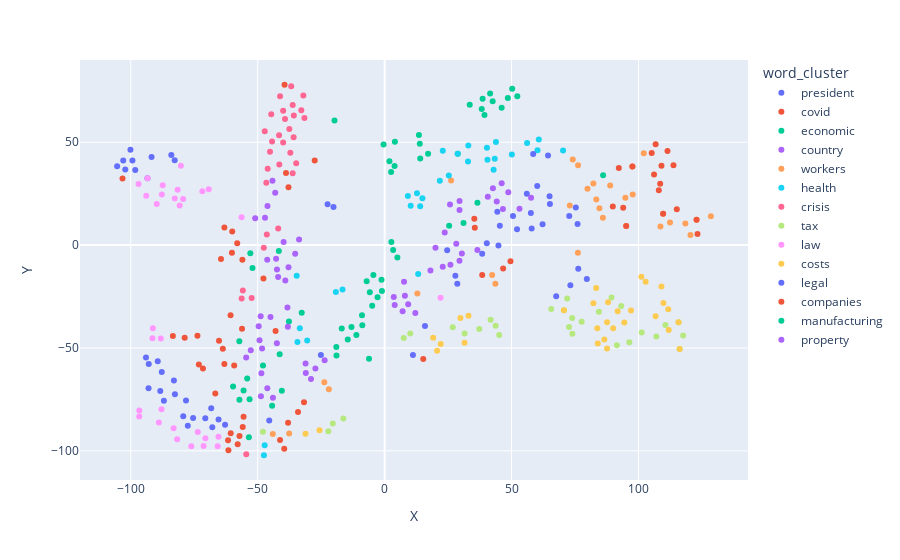

Notebook code cell kept with this figure:
### Markdown cell above
### Graph visualization for the third model

### Code cell
model3_word_cluster_plot = px.scatter(model3_word_embeddings_dataframe,
                                      x='X', y='Y', color=model3_word_embeddings_dataframe.word_cluster,
                                      labels={'color': 'word'}, hover_data=["word"])
model3_word_cluster_plot

### Figure 1 — Plotly figure (JSON) as saved in the notebook; plotly's stock layout.template omitted (floating-point values rounded to 4 significant figures)
{"data": [{"customdata": [["the_president"], ["court"], ["chamber"], ["eighth"], ["79a/2020"], ["the_alarm_state"], ["59a/2020"], ["the_republic"], ["dated"], ["republic"], ["12339/404/"], ["rectification"], ["2nd"], ["17"], ["the_general_court"], ["23"], ["the_charter"], ["individual_concern_article"], ["grand"], ["27"], ["24"], ["inpost_s.a._c432/19_p)_v_european_commission"], ["legislative"], ["13th"], ["bmc"], ["declares"], ["the_contained_use"], ["grandducal_regulation"], ["the_trade_register"], ["8"]], "hovertemplate": "word_cluster=president<br>X=%{x}<br>Y=%{y}<br>word=%{customdata[0]}<extra></extra>", "legendgroup": "president", "marker": {"color": "#636efa", "symbol": "circle"}, "mode": "markers", "name": "president", "orientation": "v", "showlegend": true, "type": "scatter", "x": [-22.46, -100.1, -91.79, -89.35, -86.93, -78.23, -77.51, -82.67, -92.89, -84.01, -75.42, -79.3, -93.99, -102.1, -20.13, -105.3, -88.36, -62.84, -87.77, -98.21, -99.32, -65.39, -93.39, -82.59, -70.63, -92.98, -68.29, -82.98, -67.86, -102.9], "xaxis": "x", "y": [19.82, 46.4, 42.85, -56.49, -75.63, -75.48, -87.83, 41.28, -57.8, 43.78, -84.05, -83.21, -54.64, 36.7, 18.52, 38.37, -70.86, -87.24, -61.66, 36.52, 41.06, -84.69, 32.44, -72.51, -84.08, -69.54, -79.29, -65.77, -88.5, 41.07], "yaxis": "y"}, {"customdata": [["the_covid19_crisis'_com2020"], ["anticrisis"], ["shield"], ["20.03.2020"], ["233_final_2020/0113_cod"], ["the_emergency_measures"], ["million.the_scheme"], ["the_governments"], ["the_coronavirus"], ["2021/267"], ["19"], ["the_legislative_act_20_march_2020_urgent_measures"], ["outbreak"], ["irreversible"], ["an_emergency_situation"], ["1552/201"], ["the_intervention_measures"], ["the_package"], ["certain_measures"], ["unemployment_risks"], ["covid19_mutation"], ["5.0"], ["open_assembly_ban"], ["the_temporary_antiepidemic_measures"], ["the_covid19_pandemic'_com2020"], ["urgent_measures"], ["the_negative_economic_and_social_consequences"], ["a_followup"], ["the_initial_adhoc_regulation"], ["the_legislative_act"]], "hovertemplate": "word_cluster=covid<br>X=%{x}<br>Y=%{y}<br>word=%{customdata[0]}<extra></extra>", "legendgroup": "covid", "marker": {"color": "#EF553B", "symbol": "circle"}, "mode": "markers", "name": "covid", "orientation": "v", "showlegend": true, "type": "scatter", "x": [-59.25, -60.02, -63.11, -83.4, -57.15, -60.67, -61.66, -60.13, -38.85, -64.45, -103.2, -63.71, -39.4, -60.61, -47.72, -73.71, -56.01, -58.05, -56.16, -37.85, -57.87, -66.69, -55.88, -55.55, -63.11, -65.22, -61.51, -71.55, -73.16, -78.75], "xaxis": "x", "y": [-58.46, 6.655, 8.516, -44.21, -92.77, -34.09, -94.81, -3.753, 35.04, -6.751, 32.32, -50.31, 77.93, -91.39, -16.28, -44.03, -7.134, 0.9281, -40.64, 28.1, -96.82, -72.08, -88.36, -83.38, -57.72, -46.45, -99.72, -60.01, -58.07, -44.97], "yaxis": "y"}, {"customdata": [["hardship"], ["impacts"], ["oversight"], ["complications"], ["policy"], ["stock"], ["ship"], ["committee"], ["insurances"], ["several_measures"], ["the_coronavirus_pandemic"], ["the_health_crisis_situation"], ["actions"], ["plans"], ["the_virus_outbreak"], ["policies"], ["welfare"], ["the_economic_and_social_impacts"], ["governments"], ["stabilization"], ["economic_activities"], ["its"], ["downs"], ["particularly"], ["society"], ["exclusion"], ["distancing"], ["channels"], ["main"], ["third"]], "hovertemplate": "word_cluster=economic<br>X=%{x}<br>Y=%{y}<br>word=%{customdata[0]}<extra></extra>", "legendgroup": "economic", "marker": {"color": "#00cc96", "symbol": "circle"}, "mode": "markers", "name": "economic", "orientation": "v", "showlegend": true, "type": "scatter", "x": [-6.143, -52.88, -53.19, -53.46, 13.86, -32.65, -55.54, 13.51, 3.349, -52.02, -41.66, -54.12, 3.933, 2.568, -47.9, 17.13, 14.04, -57.22, 1.901, -59.69, -37.68, -19.73, -57.18, 86.07, 28.8, 5.03, 2.664, -41.33, 4.054, -0.4114], "xaxis": "x", "y": [-55.28, -3.919, -74.9, -93.31, 49.32, -32.84, -70.7, 53.45, -2.382, -11.13, -2.841, -64.84, 38.49, 35.57, -58.55, 44.45, 42.07, -46.72, 40.71, -68.73, -37.11, 60.56, -75.14, 33.99, 44.4, -6.071, 1.53, -52.99, 50.23, 48.94], "yaxis": "y"}, {"customdata": [["the_decline"], ["the_commerce_sector"], ["covid19_crisis"], ["uk"], ["the_covid19_emergency"], ["the_emergency"], ["social_services"], ["remote_working"], ["epidemiological"], ["minimizing"], ["the_wake"], ["inappropriate"], ["free_movement"], ["minimise"], ["finland"], ["the_plant"], ["character"], ["launching"], ["developments"], ["economic_activities"], ["existing_legislation"], ["laws"], ["covid19_pandemic"], ["their_economies"], ["covid19_infection"], ["slovakia"], ["contingency"], ["affects"], ["highly_pathogenic_avian_influenza"], ["the_restrictions"]], "hovertemplate": "word_cluster=country<br>X=%{x}<br>Y=%{y}<br>word=%{customdata[0]}<extra></extra>", "legendgroup": "country", "marker": {"color": "#ab63fa", "symbol": "circle"}, "mode": "markers", "name": "country", "orientation": "v", "showlegend": true, "type": "scatter", "x": [-49.6, -49.27, -46.23, 29.51, -42.74, -43.09, -48.81, -35.23, -47.11, -48.26, -52.71, -46.2, -41.94, -37.85, 29.52, -44.95, -42.43, -50.98, -42.39, -38.11, -48.53, -46.14, -44.16, -54.53, -39.11, 25.76, -38.27, -33.69, -48.72, -39.78], "xaxis": "x", "y": [-39.41, -46.27, -7.093, 17.01, -6.666, 25.48, -34.58, -4.172, 13.33, -50.19, -51.09, -69.61, -15.45, -10.7, 21.38, -34.94, -47.7, 13.04, -11.9, -39.64, -62.26, 19.02, 31.29, -54.59, -17.25, 19.75, -30.3, 2.719, -73.42, 1.56], "yaxis": "y"}, {"customdata": [["employees"], ["groups"], ["those"], ["people"], ["persons"], ["all"], ["customers"], ["conditions"], ["care"], ["individuals"], ["unemployed"], ["personnel"], ["staff"], ["other_reasons"], ["the_people"], ["sectors"], ["covid19_patients"], ["parents"], ["employers"], ["themselves"], ["them"], ["need"], ["activities"], ["nonfinancial_undertakings"], ["workplaces"], ["vulnerable"], ["the_employees"], ["their_employees"], ["both"], ["the_private_sector"]], "hovertemplate": "word_cluster=workers<br>X=%{x}<br>Y=%{y}<br>word=%{customdata[0]}<extra></extra>", "legendgroup": "workers", "marker": {"color": "#FFA15A", "symbol": "circle"}, "mode": "markers", "name": "workers", "orientation": "v", "showlegend": true, "type": "scatter", "x": [128.5, 79.91, 122.9, 120.5, 118.4, 94.83, 83.37, 76.14, 74.1, 109.7, 112.4, 72.93, 76.18, -37.59, -23.74, 97.6, -21.97, 108.6, 97.72, 84.6, 95.14, 85.97, 102.1, -44.04, 26.19, 82.23, 43.63, 42.35, 88.84, 12.9], "xaxis": "x", "y": [14.02, 27.34, 12.35, 4.934, 10.56, 23.05, 22.11, -3.761, 41.59, 15.19, 10.95, 19.2, 38.77, -91.49, -66.65, 38.18, -70.08, 9.021, 24.62, 17.96, 9.302, 13.35, 44.62, -91.77, 31.41, 29.99, -18.72, -14.57, 29.03, -23.54], "yaxis": "y"}, {"customdata": [["safety"], ["the_health"], ["protection"], ["public"], ["workers_health"], ["workplaces"], ["threats"], ["occupational"], ["the_protection"], ["wellbeing"], ["smooth"], ["border_management_measures"], ["quality"], ["community"], ["ensuring"], ["administrations"], ["society"], ["occupational_health"], ["animal"], ["the_smes"], ["civil"], ["market"], ["citizens"], ["services"], ["operation"], ["issues"], ["consumers"], ["authorities"], ["the_risks"], ["the_workplace"]], "hovertemplate": "word_cluster=health<br>X=%{x}<br>Y=%{y}<br>word=%{customdata[0]}<extra></extra>", "legendgroup": "health", "marker": {"color": "#19d3f3", "symbol": "circle"}, "mode": "markers", "name": "health", "orientation": "v", "showlegend": true, "type": "scatter", "x": [43.84, 9.16, 40.3, 60.74, -33.4, 25.29, -34.32, 40.51, 12.76, 10.27, -19.2, -47.23, 14.88, 50.11, 43.38, -16.58, 28.8, -30.5, 14.01, -47.52, 42.94, 56.11, 32.98, 70.29, 60.23, 32.84, 13.22, 22.91, -34.63, 21.75], "xaxis": "x", "y": [50.05, 23.92, 47.32, 51.36, -40.39, 33.84, -47.04, 41.44, 25.21, 19.11, -22.8, -97.3, 22.79, 44.01, 42.0, -21.54, 44.4, -46.4, 18.89, -102.1, 36.64, 49.58, 48.38, 45.92, 46.1, 40.64, -14.03, 45.83, -14.88, 31.27], "yaxis": "y"}, {"customdata": [["pandemic"], ["the_crisis"], ["the_pandemic"], ["the_covid19_crisis"], ["virus"], ["the_covid19_pandemic"], ["epidemic"], ["corona"], ["the_corona_crisis"], ["lockdown"], ["situation"], ["the_coronavirus_crisis"], ["the_second_wave"], ["the_outbreak"], ["the_coronavirus"], ["coronavirus"], ["contagion"], ["the_economic_crisis"], ["the_health_crisis"], ["outbreak"], ["negative"], ["the_current_holiday_season"], ["the_effects"], ["current"], ["the_covid19_outbreak"], ["restrictions"], ["covid19_pandemic"], ["impact"], ["caused"], ["this_crisis"]], "hovertemplate": "word_cluster=crisis<br>X=%{x}<br>Y=%{y}<br>word=%{customdata[0]}<extra></extra>", "legendgroup": "crisis", "marker": {"color": "#FF6692", "symbol": "circle"}, "mode": "markers", "name": "crisis", "orientation": "v", "showlegend": true, "type": "scatter", "x": [-41.18, -31.58, -32.81, -35.76, -41.57, -36.2, -39.96, -39.23, -46.05, -45.13, -44.65, -55.83, -47.58, -41.48, -36.21, -39.96, -46.39, -56.3, -41.91, -36.79, -34.82, -54.49, -37.13, -35.84, -37.53, -44.32, -46.6, -47.21, -32.01, -52.36], "xaxis": "x", "y": [72.36, 61.76, 65.5, 62.99, 53.36, 68.04, 49.82, 61.31, 37.14, 45.33, 63.55, -22.06, -1.236, 39.12, 34.98, 65.28, 5.152, -25.89, 8.078, 77.2, 39.73, -101.6, 44.84, 52.41, 56.39, 50.31, 30.31, 55.3, 72.71, -25.69], "yaxis": "y"}, {"customdata": [["payment"], ["payments"], ["taxes"], ["rent"], ["vat"], ["interest"], ["deferral"], ["advance"], ["lumpsum"], ["repayment"], ["compensation"], ["the_payment"], ["income"], ["partial"], ["added"], ["exemption"], ["the_loss"], ["the_repayment"], ["social_security_contributions"], ["social_contributions"], ["allowance"], ["installments"], ["expenses"], ["rate"], ["reimbursement"], ["benefits"], ["the_care_allowance"], ["the_exploitation"], ["instalments"], ["maternity"]], "hovertemplate": "word_cluster=tax<br>X=%{x}<br>Y=%{y}<br>word=%{customdata[0]}<extra></extra>", "legendgroup": "tax", "marker": {"color": "#B6E880", "symbol": "circle"}, "mode": "markers", "name": "tax", "orientation": "v", "showlegend": true, "type": "scatter", "x": [117.6, 101.3, 77.61, 93.19, 73.96, 96.37, 73.89, 43.73, -16.26, 72.65, 115.8, 71.9, 116.2, 84.4, 45.12, 65.62, 26.85, -22.15, 41.75, 10.1, 110.6, 37.28, 89.36, 91.49, 70.62, 107.0, -20.42, -47.91, 31.52, 7.527], "xaxis": "x", "y": [-43.96, -42.45, -37.25, -29.65, -43.12, -47.17, -35.4, -39.17, -84.29, -39.78, -37.46, -25.98, -50.45, -32.39, -43.74, -31.0, -39.87, -90.51, -36.23, -42.99, -38.8, -40.76, -25.49, -48.62, -31.66, -44.36, -86.67, -90.7, -42.96, -45.13], "yaxis": "y"}, {"customdata": [["the_law"], ["decree"], ["act"], ["amendments"], ["the_act"], ["6/2020"], ["chapter"], ["9/2020"], ["lithuania"], ["xii2769"], ["issued"], ["draft"], ["ordinance"], ["7/2020"], ["75/2020"], ["18/2020"], ["7/2009"], ["the_italian_government"], ["4/2020"], ["legislative"], ["the_decree"], ["10a/2020"], ["the_forest_act"], ["lithuania.in_addition"], ["treaty"], ["xiii2862"], ["the_rule"], ["5_february"], ["decreelaw"], ["epidemic_covid19"]], "hovertemplate": "word_cluster=law<br>X=%{x}<br>Y=%{y}<br>word=%{customdata[0]}<extra></extra>", "legendgroup": "law", "marker": {"color": "#FF97FF", "symbol": "circle"}, "mode": "markers", "name": "law", "orientation": "v", "showlegend": true, "type": "scatter", "x": [-87.73, -93.88, -89.74, -81.52, -82.64, -87.89, -71.78, -91.43, -80.24, -76.14, -87.39, -79.35, -80.72, -88.91, -83.11, -91.27, -96.63, -81.7, -96.62, -93.39, -56.34, -88.14, -70.57, -65.44, 22.04, -73.59, -69.25, -71.28, -96.9, -65.76], "xaxis": "x", "y": [24.64, 23.98, 19.95, 26.93, 22.64, -79.73, 26.18, -45.31, 38.56, -97.68, 29.03, 22.41, 19.28, -86.19, -88.96, -40.39, -83.3, -94.29, -80.42, 32.44, 13.57, -45.35, -93.79, -93.09, -25.58, -90.8, 27.19, -97.62, 29.65, -97.69], "yaxis": "y"}, {"customdata": [["fixed_costs"], ["expenses"], ["fixed"], ["rent"], ["financing"], ["working_capital"], ["compensation"], ["allowance"], ["basic"], ["subsidy"], ["reimbursement"], ["interest_rates"], ["wages"], ["credit"], ["receiving"], ["percentage"], ["wage"], ["coverage"], ["loans"], ["90"], ["80"], ["income"], ["grant"], ["repayments"], ["loss"], ["75"], ["the_unemployed"], ["an_indemnity"], ["net"], ["child"]], "hovertemplate": "word_cluster=costs<br>X=%{x}<br>Y=%{y}<br>word=%{customdata[0]}<extra></extra>", "legendgroup": "costs", "marker": {"color": "#FECB52", "symbol": "circle"}, "mode": "markers", "name": "costs", "orientation": "v", "showlegend": true, "type": "scatter", "x": [20.67, 88.02, 90.03, 91.81, 101.1, 22.1, 115.8, 111.9, 87.61, 111.7, 70.62, -31.17, 97.04, 102.8, 94.4, 33.04, 106.7, 29.87, 109.0, 83.96, 87.61, 116.2, 109.8, 31.49, 82.24, 86.54, 19.13, -25.65, 83.79, 83.34], "xaxis": "x", "y": [-51.28, -27.78, -40.35, -32.12, -15.41, -48.02, -37.46, -41.24, -37.47, -31.22, -31.66, -91.64, -31.77, -17.85, -37.64, -34.3, -34.62, -35.37, -20.09, -47.79, -50.28, -50.45, -28.15, -47.44, -28.26, -45.88, -44.97, -90.0, -40.41, -20.84], "yaxis": "y"}, {"customdata": [["types"], ["requirements"], ["permanent"], ["certain"], ["suspension"], ["free"], ["fixedterm"], ["operation"], ["single"], ["contract"], ["individual"], ["rental"], ["dependent"], ["entities"], ["dismissal"], ["contracts"], ["provision"], ["property"], ["job"], ["possession"], ["terms"], ["freedom"], ["hiring"], ["the_collection"], ["openended"], ["reasons"], ["performance"], ["personnel"], ["maintenance"], ["following_topics"]], "hovertemplate": "word_cluster=legal<br>X=%{x}<br>Y=%{y}<br>word=%{customdata[0]}<extra></extra>", "legendgroup": "legal", "marker": {"color": "#636efa", "symbol": "circle"}, "mode": "markers", "name": "legal", "orientation": "v", "showlegend": true, "type": "scatter", "x": [27.87, 62.21, 45.38, 64.36, 73.17, 65.1, 40.25, 58.51, 50.57, 79.65, 72.72, 38.43, 44.84, 57.92, 28.63, 76.27, 64.96, 24.65, 76.01, -25.09, 60.12, 57.6, 52.16, 11.16, 15.9, 67.58, 44.39, 75.31, 56.02, -45.44], "xaxis": "x", "y": [-14.83, 10.09, 9.409, 43.59, -19.48, 19.95, 0.8601, 44.25, 14.1, -16.48, 14.19, -4.211, -0.2283, 8.126, -18.82, -11.54, 23.71, -2.466, 10.28, -53.44, 28.78, 15.61, 7.657, -53.46, -39.34, -24.88, 16.24, 18.24, 25.0, -85.21], "yaxis": "y"}, {"customdata": [["businesses"], ["entrepreneurs"], ["enterprises"], ["smes"], ["business"], ["council_tax_relief"], ["sectors"], ["individuals"], ["them"], ["people"], ["financial"], ["selfemployed"], ["these_sectors"], ["the_enterprises"], ["the_companies"], ["these"], ["most"], ["jobs"], ["sole_proprietors"], ["some"], ["taxpayers"], ["those"], ["a_severe_lack"], ["firms"], ["help"], ["the_sector"], ["microentrepreneurs"], ["some_categories"], ["difficulties"], ["households"]], "hovertemplate": "word_cluster=companies<br>X=%{x}<br>Y=%{y}<br>word=%{customdata[0]}<extra></extra>", "legendgroup": "companies", "marker": {"color": "#EF553B", "symbol": "circle"}, "mode": "markers", "name": "companies", "orientation": "v", "showlegend": true, "type": "scatter", "x": [109.0, 108.0, 106.1, 108.5, 105.2, -41.18, 97.6, 109.7, 95.14, 123.2, 113.8, 115.1, -42.95, -34.1, 38.44, 93.97, 92.25, 106.7, -31.74, 89.87, 46.67, 122.9, -38.02, 35.52, 111.4, 35.33, 15.22, -39.53, -27.53, 49.58], "xaxis": "x", "y": [38.62, 26.71, 34.29, 29.83, 44.78, -94.73, 38.18, 15.19, 9.302, 5.45, 38.75, 17.45, -41.7, -81.06, -14.55, 18.19, 37.49, 49.0, -76.41, 18.75, -11.36, 12.35, -86.3, 8.399, 45.71, 12.83, -55.35, -98.93, 41.12, -7.853], "yaxis": "y"}, {"customdata": [["entertainment"], ["retail"], ["wholesale"], ["catering"], ["construction"], ["producers"], ["logistics"], ["accommodation"], ["arts"], ["machinery"], ["leisure"], ["22.5"], ["nace"], ["gas"], ["recreational"], ["craft"], ["gambling"], ["mining"], ["fairs"], ["19.9"], ["fish"], ["taxi"], ["hotel"], ["electricity"], ["repairs"], ["wood"], ["drink"], ["2,200"], ["live"], ["horeca"]], "hovertemplate": "word_cluster=manufacturing<br>X=%{x}<br>Y=%{y}<br>word=%{customdata[0]}<extra></extra>", "legendgroup": "manufacturing", "marker": {"color": "#00cc96", "symbol": "circle"}, "mode": "markers", "name": "manufacturing", "orientation": "v", "showlegend": true, "type": "scatter", "x": [42.56, 50.26, 38.61, 48.53, 46.09, 25.42, -4.421, 52.27, 41.56, -1.062, -1.221, -44.31, 33.52, 38.25, -8.784, -8.903, -2.779, -19.01, -16.89, -18.95, -13.05, -7.056, 36.56, 39.33, -11.12, -14.51, -5.828, -40.47, 31.08, -4.887], "xaxis": "x", "y": [69.92, 75.93, 71.07, 71.55, 66.71, 9.442, -14.51, 72.3, 73.65, -22.29, -16.8, -78.04, 68.16, 66.18, -38.98, -34.08, -25.32, -49.48, -40.54, -53.62, -39.78, -17.62, 20.58, 63.21, -43.68, -45.81, -22.96, -70.73, 10.7, -29.44], "yaxis": "y"}, {"customdata": [["building"], ["purchase"], ["delivery"], ["centers"], ["analysis"], ["workstudy_contract"], ["learning"], ["consumer"], ["electrical_engineering_and_computer_science_school"], ["interests"], ["tables"], ["possession"], ["the_maintenance"], ["northern"], ["continuous"], ["the_center"], ["performance"], ["maintenance"], ["inclusion"], ["facade"], ["proof"], ["teaching"], ["capable"], ["frequency"], ["passenger"], ["mortgage"], ["checks"], ["sale"], ["rental"], ["acquisition"]], "hovertemplate": "word_cluster=property<br>X=%{x}<br>Y=%{y}<br>word=%{customdata[0]}<extra></extra>", "legendgroup": "property", "marker": {"color": "#ab63fa", "symbol": "circle"}, "mode": "markers", "name": "property", "orientation": "v", "showlegend": true, "type": "scatter", "x": [40.65, 53.13, 46.1, 23.68, 28.22, -31.04, 44.17, 18.05, -27.26, 25.93, 9.289, -23.61, 22.89, 3.976, 7.094, -31.14, 46.6, 57.69, 20.03, -43.98, 12.11, 7.991, 3.608, -28.99, 42.66, 29.5, 48.72, 7.652, 36.54, 30.42], "xaxis": "x", "y": [23.47, 17.72, 30.03, 6.18, 0.6039, -62.11, 21.18, -12.36, -60.0, -9.492, -28.76, -55.91, -10.57, -29.15, -32.12, -57.55, 17.61, 23.03, -1.303, -74.12, -32.93, -24.6, -25.2, -65.09, 27.65, -7.613, 25.69, -17.85, -2.317, -4.047], "yaxis": "y"}], "layout": {"legend": {"title": {"text": "word_cluster"}, "tracegroupgap": 0}, "margin": {"t": 60}, "xaxis": {"anchor": "y", "domain": [0.0, 1.0], "title": {"text": "X"}}, "yaxis": {"anchor": "x", "domain": [0.0, 1.0], "title": {"text": "Y"}}}}
